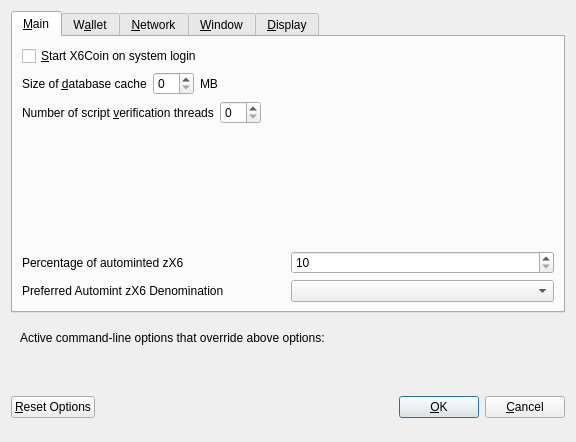
<?xml version="1.0" encoding="UTF-8"?>
<ui version="4.0">
 <class>OptionsDialog</class>
 <widget class="QDialog" name="OptionsDialog">
  <property name="geometry">
   <rect>
    <x>0</x>
    <y>0</y>
    <width>576</width>
    <height>442</height>
   </rect>
  </property>
  <property name="windowTitle">
   <string>Options</string>
  </property>
  <property name="modal">
   <bool>true</bool>
  </property>
  <layout class="QVBoxLayout" name="verticalLayout">
   <item>
    <widget class="QTabWidget" name="tabWidget">
     <property name="currentIndex">
      <number>0</number>
     </property>
     <widget class="QWidget" name="tabMain">
      <attribute name="title">
       <string>&amp;Main</string>
      </attribute>
      <layout class="QVBoxLayout" name="verticalLayout_Main">
       <item>
        <widget class="QCheckBox" name="bitcoinAtStartup">
         <property name="toolTip">
          <string>Automatically start X6Coin after logging in to the system.</string>
         </property>
         <property name="text">
          <string>&amp;Start X6Coin on system login</string>
         </property>
        </widget>
       </item>
       <item>
        <layout class="QHBoxLayout" name="horizontalLayout_2_Main">
         <item>
          <widget class="QLabel" name="databaseCacheLabel">
           <property name="text">
            <string>Size of &amp;database cache</string>
           </property>
           <property name="textFormat">
            <enum>Qt::PlainText</enum>
           </property>
           <property name="buddy">
            <cstring>databaseCache</cstring>
           </property>
          </widget>
         </item>
         <item>
          <widget class="QSpinBox" name="databaseCache"/>
         </item>
         <item>
          <widget class="QLabel" name="databaseCacheUnitLabel">
           <property name="text">
            <string>MB</string>
           </property>
           <property name="textFormat">
            <enum>Qt::PlainText</enum>
           </property>
          </widget>
         </item>
         <item>
          <spacer name="horizontalSpacer_2_Main">
           <property name="orientation">
            <enum>Qt::Horizontal</enum>
           </property>
           <property name="sizeHint" stdset="0">
            <size>
             <width>40</width>
             <height>20</height>
            </size>
           </property>
          </spacer>
         </item>
        </layout>
       </item>
       <item>
        <layout class="QHBoxLayout" name="horizontalLayout_3_Main">
         <item>
          <widget class="QLabel" name="threadsScriptVerifLabel">
           <property name="text">
            <string>Number of script &amp;verification threads</string>
           </property>
           <property name="textFormat">
            <enum>Qt::PlainText</enum>
           </property>
           <property name="buddy">
            <cstring>threadsScriptVerif</cstring>
           </property>
          </widget>
         </item>
         <item>
          <widget class="QSpinBox" name="threadsScriptVerif">
           <property name="toolTip">
            <string>(0 = auto, &lt;0 = leave that many cores free)</string>
           </property>
          </widget>
         </item>
         <item>
          <spacer name="horizontalSpacer_3_Main">
           <property name="orientation">
            <enum>Qt::Horizontal</enum>
           </property>
           <property name="sizeHint" stdset="0">
            <size>
             <width>40</width>
             <height>20</height>
            </size>
           </property>
          </spacer>
         </item>
        </layout>
       </item>
       <item>
        <spacer name="verticalSpacer_2">
         <property name="orientation">
          <enum>Qt::Vertical</enum>
         </property>
         <property name="sizeHint" stdset="0">
          <size>
           <width>20</width>
           <height>40</height>
          </size>
         </property>
        </spacer>
       </item>
       <item>
        <layout class="QHBoxLayout" name="horizontalLayout_3">
         <item>
          <widget class="QLabel" name="percentage_label">
           <property name="toolTip">
            <string>Percentage of incoming X6COIN which get automatically converted to zX6 via Zerocoin Protocol (min: 10%)</string>
           </property>
           <property name="text">
            <string>Percentage of autominted zX6</string>
           </property>
          </widget>
         </item>
         <item>
          <widget class="QSpinBox" name="zeromintPercentage">
           <property name="minimum">
            <number>10</number>
           </property>
           <property name="maximum">
            <number>100</number>
           </property>
          </widget>
         </item>
        </layout>
       </item>
       <item>
        <layout class="QHBoxLayout" name="horizontalLayout" stretch="0,0">
         <property name="sizeConstraint">
          <enum>QLayout::SetFixedSize</enum>
         </property>
         <item>
          <widget class="QLabel" name="labelPreferredDenom">
           <property name="maximumSize">
            <size>
             <width>16777215</width>
             <height>16777215</height>
            </size>
           </property>
           <property name="toolTip">
            <string>Wait with automatic conversion to Zerocoin until enough X6COIN for this denomination is available</string>
           </property>
           <property name="text">
            <string>Preferred Automint zX6 Denomination</string>
           </property>
          </widget>
         </item>
         <item>
          <widget class="QComboBox" name="preferredDenom">
           <property name="maximumSize">
            <size>
             <width>16777215</width>
             <height>27</height>
            </size>
           </property>
           <property name="toolTip">
            <string>Wait with automatic conversion to Zerocoin until enough X6COIN for this denomination is available</string>
           </property>
           <property name="maxVisibleItems">
            <number>9</number>
           </property>
           <property name="maxCount">
            <number>9</number>
           </property>
          </widget>
         </item>
        </layout>
       </item>
      </layout>
     </widget>
     <widget class="QWidget" name="tabWallet">
      <attribute name="title">
       <string>W&amp;allet</string>
      </attribute>
      <layout class="QVBoxLayout" name="verticalLayout_Wallet">
       <item>
        <widget class="QGroupBox" name="groupBox">
         <property name="title">
          <string>Expert</string>
         </property>
         <layout class="QVBoxLayout" name="verticalLayout_2">
          <item>
           <widget class="QCheckBox" name="coinControlFeatures">
            <property name="toolTip">
             <string>Whether to show coin control features or not.</string>
            </property>
            <property name="text">
             <string>Enable coin &amp;control features</string>
            </property>
           </widget>
          </item>
          <item>
           <widget class="QCheckBox" name="showMasternodesTab">
            <property name="toolTip">
             <string>Show additional tab listing all your masternodes in first sub-tab&lt;br/&gt;and all masternodes on the network in second sub-tab.</string>
            </property>
            <property name="text">
             <string>Show Masternodes Tab</string>
            </property>
           </widget>
          </item>
          <item>
           <widget class="QCheckBox" name="spendZeroConfChange">
            <property name="toolTip">
             <string>If you disable the spending of unconfirmed change, the change from a transaction&lt;br/&gt;cannot be used until that transaction has at least one confirmation.&lt;br/&gt;This also affects how your balance is computed.</string>
            </property>
            <property name="text">
             <string>&amp;Spend unconfirmed change</string>
            </property>
           </widget>
          </item>
         </layout>
        </widget>
       </item>
       <item>
        <spacer name="verticalSpacer_Wallet">
         <property name="orientation">
          <enum>Qt::Vertical</enum>
         </property>
         <property name="sizeHint" stdset="0">
          <size>
           <width>20</width>
           <height>40</height>
          </size>
         </property>
        </spacer>
       </item>
      </layout>
     </widget>
     <widget class="QWidget" name="tabNetwork">
      <attribute name="title">
       <string>&amp;Network</string>
      </attribute>
      <layout class="QVBoxLayout" name="verticalLayout_Network">
       <item>
        <widget class="QCheckBox" name="mapPortUpnp">
         <property name="toolTip">
          <string>Automatically open the X6Coin client port on the router. This only works when your router supports UPnP and it is enabled.</string>
         </property>
         <property name="text">
          <string>Map port using &amp;UPnP</string>
         </property>
        </widget>
       </item>
       <item>
        <widget class="QCheckBox" name="allowIncoming">
         <property name="toolTip">
          <string>Accept connections from outside</string>
         </property>
         <property name="text">
          <string>Allow incoming connections</string>
         </property>
        </widget>
       </item>
       <item>
        <widget class="QCheckBox" name="connectSocks">
         <property name="toolTip">
          <string>Connect to the X6Coin network through a SOCKS5 proxy.</string>
         </property>
         <property name="text">
          <string>&amp;Connect through SOCKS5 proxy (default proxy):</string>
         </property>
        </widget>
       </item>
       <item>
        <layout class="QHBoxLayout" name="horizontalLayout_1_Network">
         <item>
          <widget class="QLabel" name="proxyIpLabel">
           <property name="text">
            <string>Proxy &amp;IP:</string>
           </property>
           <property name="textFormat">
            <enum>Qt::PlainText</enum>
           </property>
           <property name="buddy">
            <cstring>proxyIp</cstring>
           </property>
          </widget>
         </item>
         <item>
          <widget class="QValidatedLineEdit" name="proxyIp">
           <property name="minimumSize">
            <size>
             <width>140</width>
             <height>0</height>
            </size>
           </property>
           <property name="maximumSize">
            <size>
             <width>140</width>
             <height>16777215</height>
            </size>
           </property>
           <property name="toolTip">
            <string>IP address of the proxy (e.g. IPv4: 127.0.0.1 / IPv6: ::1)</string>
           </property>
          </widget>
         </item>
         <item>
          <widget class="QLabel" name="proxyPortLabel">
           <property name="text">
            <string>&amp;Port:</string>
           </property>
           <property name="textFormat">
            <enum>Qt::PlainText</enum>
           </property>
           <property name="buddy">
            <cstring>proxyPort</cstring>
           </property>
          </widget>
         </item>
         <item>
          <widget class="QLineEdit" name="proxyPort">
           <property name="minimumSize">
            <size>
             <width>55</width>
             <height>0</height>
            </size>
           </property>
           <property name="maximumSize">
            <size>
             <width>55</width>
             <height>16777215</height>
            </size>
           </property>
           <property name="toolTip">
            <string>Port of the proxy (e.g. 9050)</string>
           </property>
          </widget>
         </item>
         <item>
          <spacer name="horizontalSpacer_1_Network">
           <property name="orientation">
            <enum>Qt::Horizontal</enum>
           </property>
           <property name="sizeHint" stdset="0">
            <size>
             <width>40</width>
             <height>20</height>
            </size>
           </property>
          </spacer>
         </item>
        </layout>
       </item>
       <item>
        <spacer name="verticalSpacer_Network">
         <property name="orientation">
          <enum>Qt::Vertical</enum>
         </property>
         <property name="sizeHint" stdset="0">
          <size>
           <width>20</width>
           <height>40</height>
          </size>
         </property>
        </spacer>
       </item>
      </layout>
     </widget>
     <widget class="QWidget" name="tabWindow">
      <attribute name="title">
       <string>&amp;Window</string>
      </attribute>
      <layout class="QVBoxLayout" name="verticalLayout_Window">
       <item>
        <widget class="QCheckBox" name="minimizeToTray">
         <property name="toolTip">
          <string>Show only a tray icon after minimizing the window.</string>
         </property>
         <property name="text">
          <string>&amp;Minimize to the tray instead of the taskbar</string>
         </property>
        </widget>
       </item>
       <item>
        <widget class="QCheckBox" name="minimizeOnClose">
         <property name="toolTip">
          <string>Minimize instead of exit the application when the window is closed. When this option is enabled, the application will be closed only after selecting Quit in the menu.</string>
         </property>
         <property name="text">
          <string>M&amp;inimize on close</string>
         </property>
        </widget>
       </item>
       <item>
        <spacer name="verticalSpacer_Window">
         <property name="orientation">
          <enum>Qt::Vertical</enum>
         </property>
         <property name="sizeHint" stdset="0">
          <size>
           <width>20</width>
           <height>40</height>
          </size>
         </property>
        </spacer>
       </item>
      </layout>
     </widget>
     <widget class="QWidget" name="tabDisplay">
      <attribute name="title">
       <string>&amp;Display</string>
      </attribute>
      <layout class="QVBoxLayout" name="verticalLayout_Display">
       <item>
        <layout class="QHBoxLayout" name="horizontalLayout_1_Display">
         <item>
          <widget class="QLabel" name="langLabel">
           <property name="text">
            <string>User Interface &amp;language:</string>
           </property>
           <property name="textFormat">
            <enum>Qt::PlainText</enum>
           </property>
           <property name="buddy">
            <cstring>lang</cstring>
           </property>
          </widget>
         </item>
         <item>
          <widget class="QValueComboBox" name="lang">
           <property name="toolTip">
            <string>The user interface language can be set here. This setting will take effect after restarting X6Coin.</string>
           </property>
          </widget>
         </item>
        </layout>
       </item>
       <item>
        <widget class="QLabel" name="label_3">
         <property name="toolTip">
          <string notr="true"/>
         </property>
         <property name="statusTip">
          <string notr="true"/>
         </property>
         <property name="whatsThis">
          <string notr="true"/>
         </property>
         <property name="accessibleName">
          <string notr="true"/>
         </property>
         <property name="text">
          <string>Language missing or translation incomplete? Help contributing translations here:
https://www.transifex.com/x6coin-project/x6coin-project-translations</string>
         </property>
         <property name="wordWrap">
          <bool>true</bool>
         </property>
         <property name="openExternalLinks">
          <bool>true</bool>
         </property>
         <property name="textInteractionFlags">
          <set>Qt::TextBrowserInteraction</set>
         </property>
        </widget>
       </item>
       <item>
        <layout class="QHBoxLayout" name="horizontalLayout_4_Display" stretch="0,0">
         <item>
          <widget class="QLabel" name="themeLabel">
           <property name="text">
            <string>User Interface Theme:</string>
           </property>
          </widget>
         </item>
         <item>
          <widget class="QValueComboBox" name="theme"/>
         </item>
        </layout>
       </item>
       <item>
        <widget class="Line" name="line">
         <property name="orientation">
          <enum>Qt::Horizontal</enum>
         </property>
        </widget>
       </item>
       <item>
        <layout class="QHBoxLayout" name="horizontalLayout_2_Display">
         <item>
          <widget class="QLabel" name="unitLabel">
           <property name="text">
            <string>&amp;Unit to show amounts in:</string>
           </property>
           <property name="textFormat">
            <enum>Qt::PlainText</enum>
           </property>
           <property name="buddy">
            <cstring>unit</cstring>
           </property>
          </widget>
         </item>
         <item>
          <widget class="QValueComboBox" name="unit">
           <property name="toolTip">
            <string>Choose the default subdivision unit to show in the interface and when sending coins.</string>
           </property>
          </widget>
         </item>
        </layout>
       </item>
       <item>
        <layout class="QHBoxLayout" name="horizontalLayout_5_Display">
         <item>
          <widget class="QLabel" name="digitsLabel">
           <property name="text">
            <string>Decimal digits</string>
           </property>
          </widget>
         </item>
         <item>
          <widget class="QValueComboBox" name="digits"/>
         </item>
        </layout>
       </item>
       <item>
        <layout class="QHBoxLayout" name="horizontalLayout_3_Display">
         <item>
          <widget class="QLabel" name="thirdPartyTxUrlsLabel">
           <property name="toolTip">
            <string>Third party URLs (e.g. a block explorer) that appear in the transactions tab as context menu items. %s in the URL is replaced by transaction hash. Multiple URLs are separated by vertical bar |.</string>
           </property>
           <property name="text">
            <string>Third party transaction URLs</string>
           </property>
           <property name="buddy">
            <cstring>thirdPartyTxUrls</cstring>
           </property>
          </widget>
         </item>
         <item>
          <widget class="QLineEdit" name="thirdPartyTxUrls">
           <property name="toolTip">
            <string>Third party URLs (e.g. a block explorer) that appear in the transactions tab as context menu items. %s in the URL is replaced by transaction hash. Multiple URLs are separated by vertical bar |.</string>
           </property>
          </widget>
         </item>
        </layout>
       </item>
       <item>
        <spacer name="verticalSpacer">
         <property name="orientation">
          <enum>Qt::Vertical</enum>
         </property>
         <property name="sizeHint" stdset="0">
          <size>
           <width>20</width>
           <height>40</height>
          </size>
         </property>
        </spacer>
       </item>
      </layout>
     </widget>
    </widget>
   </item>
   <item>
    <widget class="QFrame" name="frame">
     <layout class="QVBoxLayout" name="verticalLayout_Bottom">
      <item>
       <layout class="QHBoxLayout" name="horizontalLayout_Bottom">
        <item>
         <widget class="QLabel" name="overriddenByCommandLineInfoLabel">
          <property name="text">
           <string>Active command-line options that override above options:</string>
          </property>
          <property name="textFormat">
           <enum>Qt::PlainText</enum>
          </property>
         </widget>
        </item>
        <item>
         <spacer name="horizontalSpacer_Bottom">
          <property name="orientation">
           <enum>Qt::Horizontal</enum>
          </property>
          <property name="sizeHint" stdset="0">
           <size>
            <width>40</width>
            <height>20</height>
           </size>
          </property>
         </spacer>
        </item>
       </layout>
      </item>
      <item>
       <widget class="QLabel" name="overriddenByCommandLineLabel">
        <property name="text">
         <string/>
        </property>
        <property name="textFormat">
         <enum>Qt::PlainText</enum>
        </property>
        <property name="wordWrap">
         <bool>true</bool>
        </property>
       </widget>
      </item>
     </layout>
    </widget>
   </item>
   <item>
    <layout class="QHBoxLayout" name="horizontalLayout_Buttons">
     <item>
      <widget class="QPushButton" name="resetButton">
       <property name="toolTip">
        <string>Reset all client options to default.</string>
       </property>
       <property name="text">
        <string>&amp;Reset Options</string>
       </property>
       <property name="autoDefault">
        <bool>false</bool>
       </property>
      </widget>
     </item>
     <item>
      <spacer name="horizontalSpacer_1">
       <property name="orientation">
        <enum>Qt::Horizontal</enum>
       </property>
       <property name="sizeHint" stdset="0">
        <size>
         <width>40</width>
         <height>48</height>
        </size>
       </property>
      </spacer>
     </item>
     <item>
      <widget class="QLabel" name="statusLabel">
       <property name="minimumSize">
        <size>
         <width>200</width>
         <height>0</height>
        </size>
       </property>
       <property name="font">
        <font>
         <weight>75</weight>
         <bold>true</bold>
        </font>
       </property>
       <property name="text">
        <string/>
       </property>
       <property name="textFormat">
        <enum>Qt::PlainText</enum>
       </property>
       <property name="wordWrap">
        <bool>true</bool>
       </property>
      </widget>
     </item>
     <item>
      <spacer name="horizontalSpacer_2">
       <property name="orientation">
        <enum>Qt::Horizontal</enum>
       </property>
       <property name="sizeHint" stdset="0">
        <size>
         <width>40</width>
         <height>48</height>
        </size>
       </property>
      </spacer>
     </item>
     <item>
      <widget class="QPushButton" name="okButton">
       <property name="text">
        <string>&amp;OK</string>
       </property>
       <property name="autoDefault">
        <bool>false</bool>
       </property>
       <property name="default">
        <bool>true</bool>
       </property>
      </widget>
     </item>
     <item>
      <widget class="QPushButton" name="cancelButton">
       <property name="text">
        <string>&amp;Cancel</string>
       </property>
       <property name="autoDefault">
        <bool>false</bool>
       </property>
      </widget>
     </item>
    </layout>
   </item>
  </layout>
 </widget>
 <customwidgets>
  <customwidget>
   <class>QValidatedLineEdit</class>
   <extends>QLineEdit</extends>
   <header>qvalidatedlineedit.h</header>
  </customwidget>
  <customwidget>
   <class>QValueComboBox</class>
   <extends>QComboBox</extends>
   <header>qvaluecombobox.h</header>
  </customwidget>
 </customwidgets>
 <resources/>
 <connections/>
</ui>
